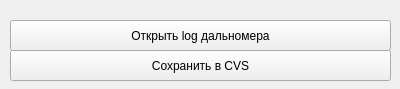
<?xml version="1.0" encoding="UTF-8"?>
<ui version="4.0">
 <class>MainWindow</class>
 <widget class="QMainWindow" name="MainWindow">
  <property name="geometry">
   <rect>
    <x>0</x>
    <y>0</y>
    <width>400</width>
    <height>89</height>
   </rect>
  </property>
  <property name="windowTitle">
   <string>ЗЕНИТ ЛД</string>
  </property>
  <widget class="QWidget" name="centralWidget">
   <widget class="QPushButton" name="openLog">
    <property name="geometry">
     <rect>
      <x>10</x>
      <y>20</y>
      <width>381</width>
      <height>31</height>
     </rect>
    </property>
    <property name="text">
     <string>Открыть log дальномера</string>
    </property>
   </widget>
   <widget class="QPushButton" name="saveCvs">
    <property name="geometry">
     <rect>
      <x>10</x>
      <y>50</y>
      <width>381</width>
      <height>31</height>
     </rect>
    </property>
    <property name="text">
     <string>Сохранить в CVS</string>
    </property>
   </widget>
  </widget>
 </widget>
 <layoutdefault spacing="6" margin="11"/>
 <resources/>
 <connections/>
</ui>
